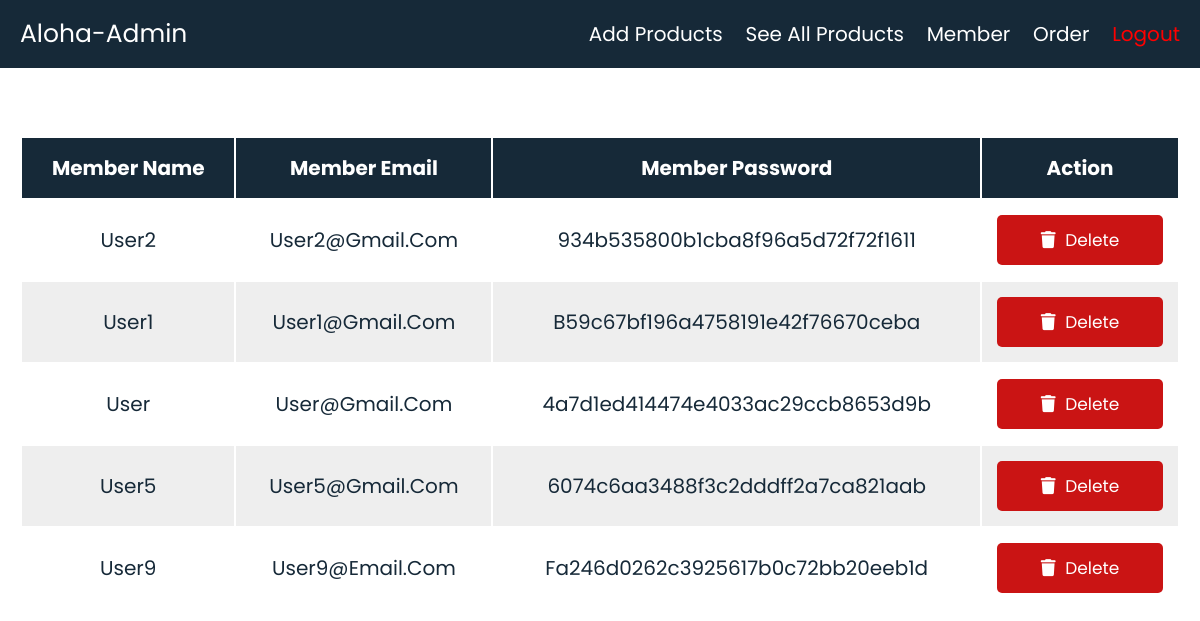
The app's page /admins/showmember/ (signed in) with its own data.
### mainsite/models.py (models this page shows, shortened)
class User(models.Model):
	username = models.CharField(max_length=10)
	password = models.CharField(max_length=50)
	email = models.EmailField()

### mainsite/views.py (the view)
# urls.py: path('admins/showmember/', mainsite.showmember),#shopping/amember/
def showmember(request):
	if 'adname' not in request.session.keys():
		return HttpResponseRedirect('/login/')
	try:
		members = models.User.objects.all()
	except:
		messages.append('could not find members')
	return render(request,'admins/member.html',locals())

### templates/admins/member.html (shortened to what this page needs)
{% extends 'admins/base.html' %}
{% load static %}
{% block content %}
<section class="display-product-table">
   <table>
      <thead>
         <th>member name</th>
         <th>member email</th>
         <th>member password</th>
         <th>action</th>
      </thead>
      <tbody>
      	{% for m in members %}
	         <tr>
	            <td>{{m.username}}</td>
	            <td>{{m.email}}</td>
	            <td>{{m.password}}</td>
	            <td>
	               <a href="{% url 'del-user-url' m.id %}" class="delete-btn" onclick="return confirm('are your sure you want to delete this member?');"> <i class="fas fa-trash"></i> delete </a>
	            </td>
	         </tr>
      	{% endfor %}
      </tbody>
   </table>
</section>
{% endblock %}

### static/shopping/css/style3.css (style rules this page uses)
:root { --blue:#162938; --red:rgb(202, 20, 20); --orange:rgb(80, 186, 48); --black:#162938; --white:#ffffff; --bg-color:#eee; --dark-bg:rgba(0,0,0,.7); --box-shadow:0 .5rem 1rem rgba(255, 255, 255, 0.8); --border:.5rem solid #f2f6f9; }
* { font-family: 'Poppins', sans-serif; margin:0; padding:0; box-sizing: border-box; outline: none; border:none; text-decoration: none; text-transform: capitalize; }
html { font-size: 62.5%; overflow-x: hidden; background: url('3.jfif') no-repeat; background-size: cover; }
section { padding:2rem; }
.btn, .option-btn, .delete-btn { display: block; width: 100%; text-align: center; background-color: var(--blue); color:var(--white); font-size: 1.7rem; padding:1.2rem 3rem; border-radius: .5rem; cursor: pointer; margin-top: 1rem; }
.option-btn i, .delete-btn i { padding-right: .5rem; }
.delete-btn { margin-top: 0; background-color: var(--red); }
.display-product-table table { width: 100%; text-align: center; }
.display-product-table table thead th { padding:1.5rem; font-size: 2rem; background-color: var(--black); color:var(--white); }
.display-product-table table td { padding:1.5rem; font-size: 2rem; color:var(--black); }
.display-product-table table td:first-child { padding:0; }
.display-product-table table tr:nth-child(even) { background-color: var(--bg-color); }

### records on screen
User: username "User2", email "User2@gmail.com", password "934b535800b1cba8f96a5d72f72f1611"
User: username "User1", email "User1@gmail.com", password "B59c67bf196a4758191e42f76670ceba"
User: username "User", email "User@gmail.com", password "4a7d1ed414474e4033ac29ccb8653d9b"
User: username "User5", email "User5@gmail.com", password "6074c6aa3488f3c2dddff2a7ca821aab"
User: username "User9", email "User9@email.com", password "Fa246d0262c3925617b0c72bb20eeb1d"
